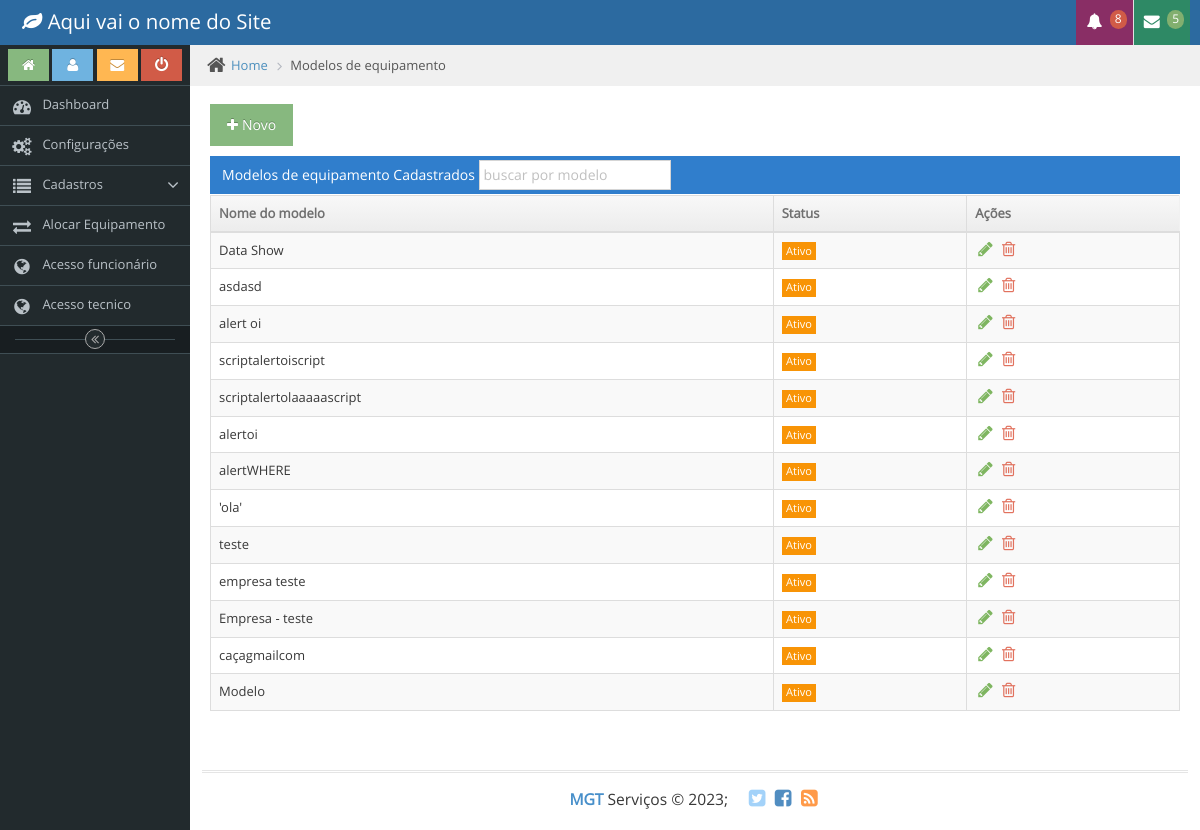
/src/View/admin/modelo.php (signed in), run on the app's committed database.
### tables this page shows
CREATE TABLE `tb_modeloequip` (
  `id` int(11) NOT NULL,
  `nome` varchar(45) NOT NULL
);

### src/Model/Conexao.php (called while the page is built, shortened)
<?php
class Conexao
{
    private static $Connect;
    private static function Conectar()
    {
        try {
            if (self::$Connect == null) :
                $dsn = 'mysql:host=' . HOST . ';dbname=' . DB;
                self::$Connect = new \PDO($dsn, USER, PASS, null);
            endif;
        } catch (\PDOException $e) {
            echo $e->getMessage();
        }
        self::$Connect->setAttribute(\PDO::ATTR_ERRMODE, \PDO::ERRMODE_EXCEPTION);
        return  self::$Connect;
    }
    public static function retornaConexao()
    {
        return  self::Conectar();
    }
}

### src/Resource/dataview/modelo_dataview.php (called while the page is built, shortened)
<?php
$ctrlModelo = new ModeloController();
if (isset($_POST['btn_cadastrar'])) {
    if ($_POST['AlteraID'] == '') {
        $vo = new ModeloEquipVO;
        $vo->setNome($_POST['nome']);
        $ret = $ctrlModelo->CadastrarModelo($vo);
        if ($_POST['btn_cadastrar'] == 'ajx') {
            echo $ret;
        }
    } else if ($_POST['AlteraID'] != '') {
        $vo = new ModeloEquipVO;
        $vo->setID($_POST['AlteraID']);
        $vo->setNome($_POST['nome']);
        $ret = $ctrlModelo->AlterarModeloController($vo);
        if ($_POST['btn_cadastrar'] == 'ajx') {
            echo $ret;
        }
    } else {
        $modelo = $ctrlModelo->RetornaModeloController();
    }
} else {
    $modelo = $ctrlModelo->RetornaModeloController();
} ?>

### src/Controller/ModeloController.php (called while the page is built, shortened)
<?php
class ModeloController {
    private $dao;
    public function __construct()
    {
        $this->dao = new ModeloDAO;
    }
    public function RetornaModeloController(): array
    {
        return $this->dao->RetornaModeloDAO();
    }
}

### src/Model/ModeloDAO.php (called while the page is built, shortened)
<?php
class ModeloDAO extends Conexao{
    private $conexao;
    public function __construct()
    {
        $this->conexao = parent::retornaConexao();
    }
    public function RetornaModeloDAO()
    {
        $sql = $this->conexao->prepare(Modelo::RetornaModelo());
        $sql->execute();
        return $sql->fetchAll(\PDO::FETCH_ASSOC);
    }
}

### src/Model/SQL/Modelo.php (called while the page is built, shortened)
<?php
class Modelo{
    public static function RetornaModelo(){
        $sql = 'SELECT id, nome
                    from tb_modeloequip';
        return $sql;
    }
}

### src/View/admin/modelo.php (the view, shortened to what this page needs)
<?php
require_once dirname(__DIR__, 2) . '/Resource/dataview/modelo_dataview.php';
?>
<!DOCTYPE html>
<html>
<head>
	<?php include_once PATH_URL . '/Template/_includes/_head.php' ?>
</head>
<body class="skin-1">
	<?php include_once PATH_URL . '/Template/_includes/_topo.php' ?>
	<div class="main-container ace-save-state" id="main-container">
		<?php include_once PATH_URL . '/Template/_includes/_menu.php' ?>
		<div class="main-content">
			<div class="main-content-inner">
				<div class="breadcrumbs ace-save-state" id="breadcrumbs">
					<ul class="breadcrumb">
						<li>
							<i class="ace-icon fa fa-home home-icon"></i>
							<a href="#">Home</a>
						</li>
						<li class="active">Modelos de equipamento</li>
					</ul>
				</div>
				<div class="page-content">
					<div class="row">
						<div class="col-xs-12">
							<div class="row">
								<div class="col-xs-12">
									<h4 class="pink">
										<a href="#modelo" role="button" class="btn btn-success" data-toggle="modal"><i class="ace-icon fa fa-plus white"></i>Novo</a>
									</h4>
									<div class="table-header">
										Modelos de equipamento Cadastrados
										<div style="display:inline-flex" id="dynamic-table_filter">
											<input type="search" onkeyup="FiltrarModelo(this.value)" class="form-control input-sm" placeholder="buscar por modelo" aria-controls="dynamic-table">
										</div>
									</div>
									<div id="tabela_result_modelo">
										<table id="dynamic-table" class="table table-striped table-bordered table-hover">
											<thead>
												<tr>
													<th class="sorting_desc">Nome do modelo</th>
													<th class="hidden-480">Status</th>
													<th>Ações</th>
												</tr>
											</thead>
											<tbody>
												<?php for ($i = 0; $i < count($modelo); $i++) { ?>
													<tr>
														<td>
															<?= $modelo[$i]['nome'] ?>
														</td>
														<td class="hidden-480">
															<span class="label label-sm label-warning">Ativo</span>
														</td>
														<td>
															<div class="hidden-sm hidden-xs action-buttons">
																<a class="green" href="#modelo" role="button" data-toggle="modal" onclick="AlterarModeloModal('<?= $modelo[$i]['id'] ?>', '<?= $modelo[$i]['nome'] ?>')">
																	<i title="Alterar Tipo Equipamento" class="ace-icon fa fa-pencil bigger-130"></i>
																</a>
																<a class="red" href="#modalExcluir" data-toggle="modal" onclick="ExcluirModal('<?= $modelo[$i]['id'] ?>', '<?= $modelo[$i]['nome'] ?>')">
																	<i title="Excluir Tipo Equipamento" class="ace-icon fa fa-trash-o bigger-130"></i>
																</a>
															</div>
														</td>
													</tr>
												<?php } ?>
											</tbody>
										</table>
									</div>
								</div>
							</div>
						</div>
					</div>
				</div>
			</div>
		</div>
		<?php include_once PATH_URL . '/Template/_includes/_footer.php' ?>
	</div>
</body>
</html>

### data on the page
tb_modeloequip: nome "Data Show"
tb_modeloequip: nome "asdasd"
tb_modeloequip: nome "alert oi"
tb_modeloequip: nome "scriptalertoiscript"
tb_modeloequip: nome "scriptalertolaaaaascript"
tb_modeloequip: nome "alertoi"
tb_modeloequip: nome "alertWHERE"
tb_modeloequip: nome "'ola'"
tb_modeloequip: nome "teste"
tb_modeloequip: nome "empresa teste"
tb_modeloequip: nome "Empresa - teste"
tb_modeloequip: nome "caçagmailcom"
tb_modeloequip: nome "Modelo"
